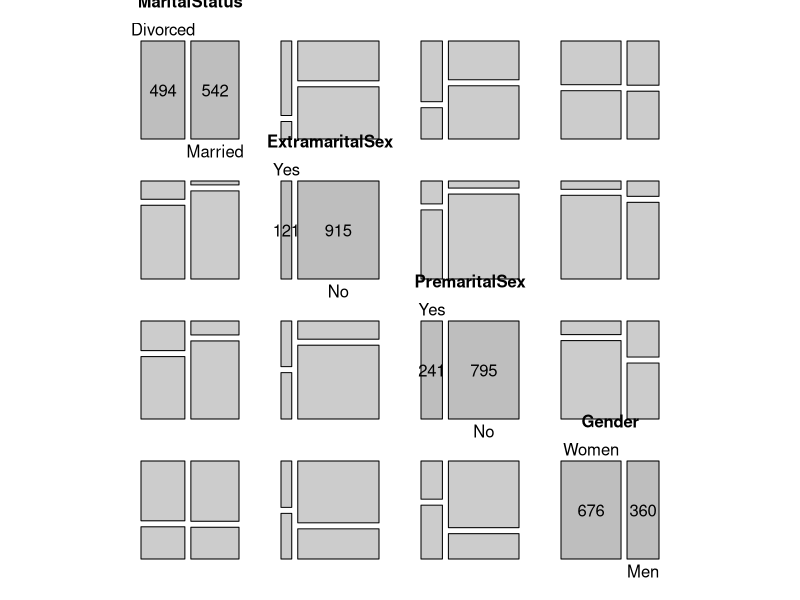
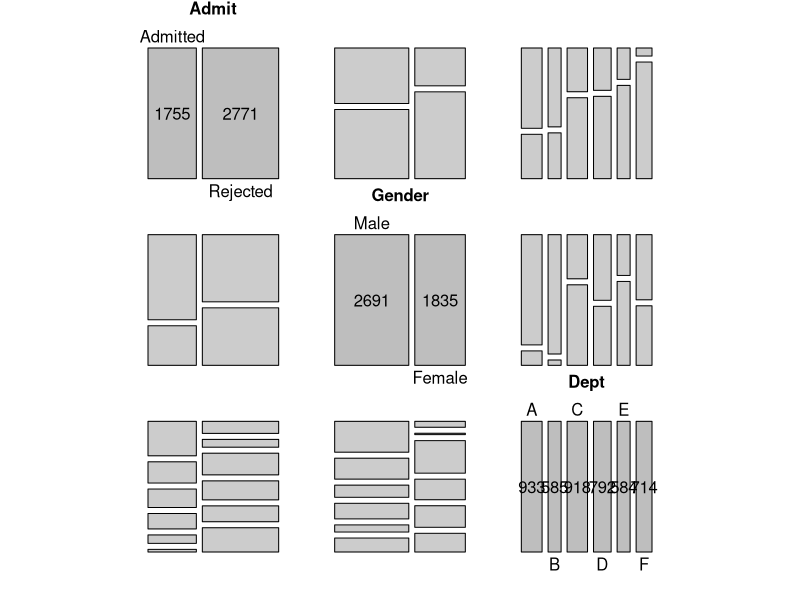
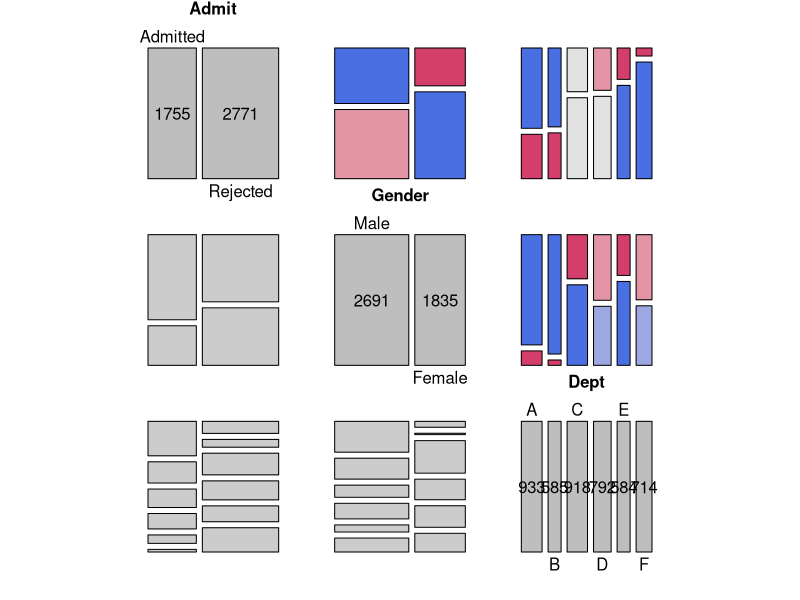
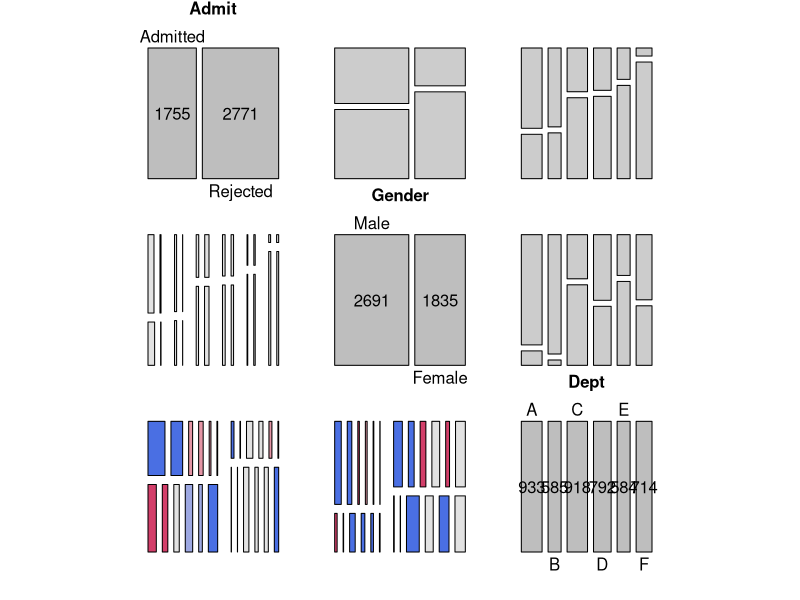
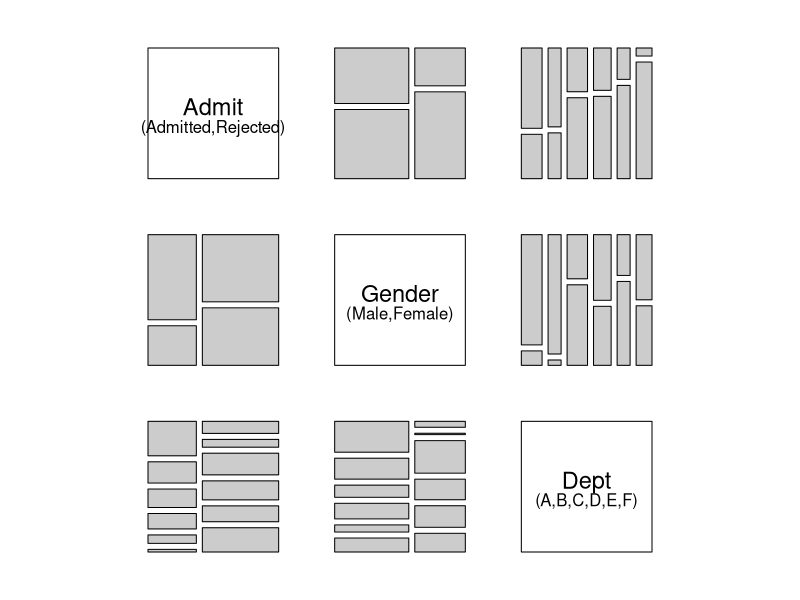
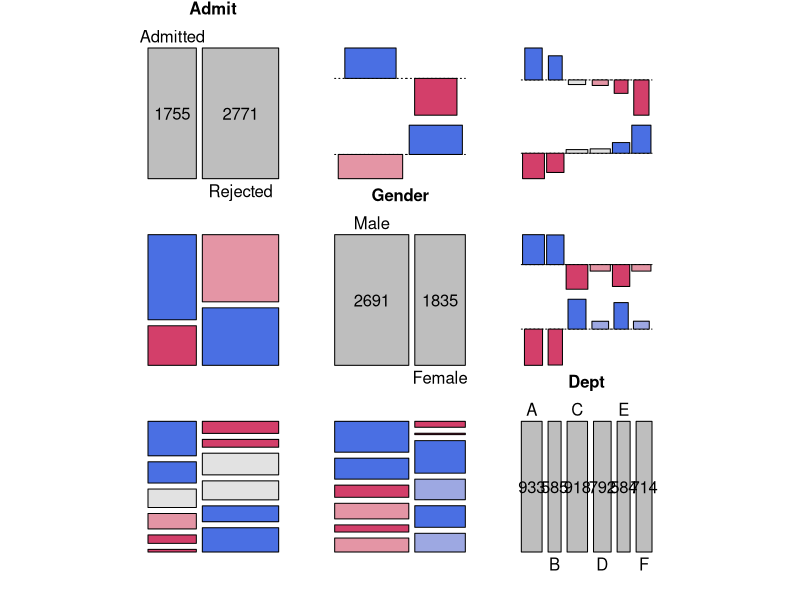
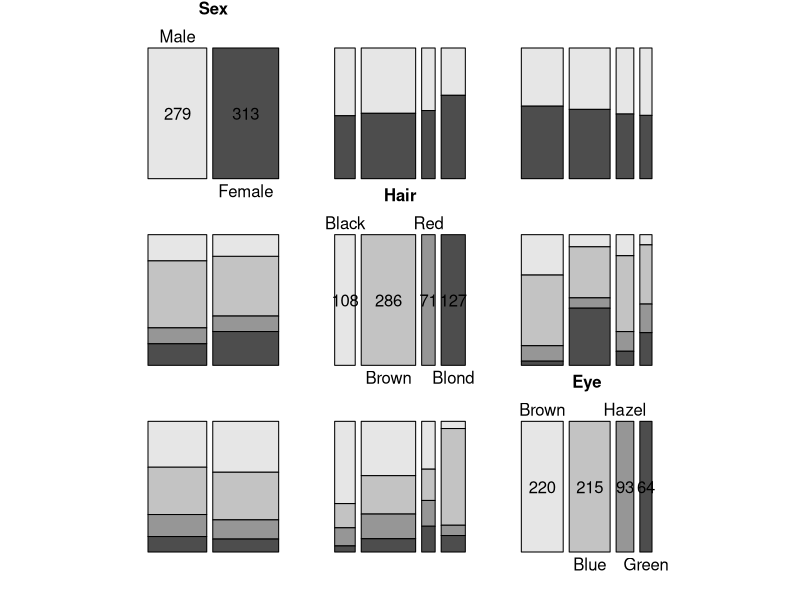
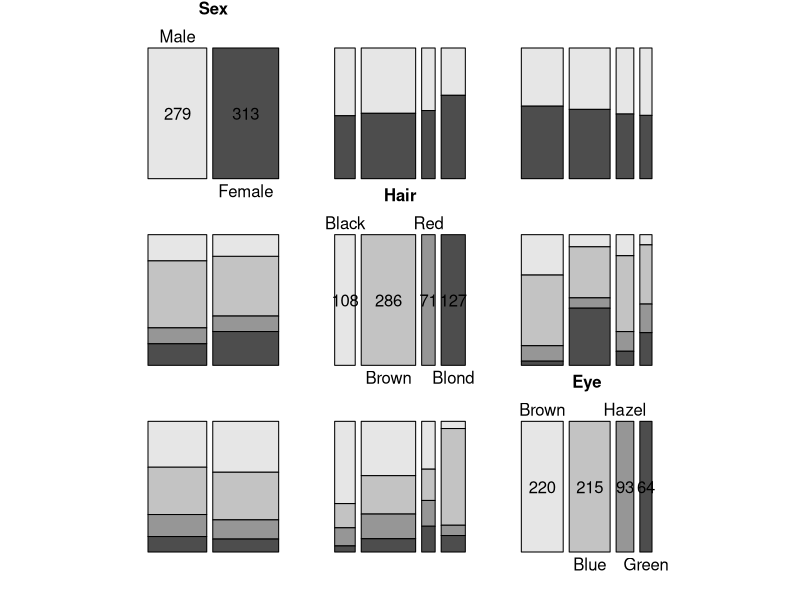

Generate these figures, in order, with R:
library(vcd)


### Name: pairs.table
### Title: Pairs Plot for Contingency Tables
### Aliases: pairs.table pairs.structable
### Keywords: hplot

### ** Examples

data("UCBAdmissions")
data("PreSex")
data(HairEyeColor)
hec = structable(Eye ~ Sex + Hair, data = HairEyeColor)

pairs(PreSex)
pairs(UCBAdmissions)
pairs(UCBAdmissions, upper_panel_args = list(shade = TRUE))
pairs(UCBAdmissions, lower_panel = pairs_mosaic(type = "conditional"))
pairs(UCBAdmissions, diag_panel = pairs_text)
pairs(UCBAdmissions, upper_panel = pairs_assoc, shade = TRUE)
pairs(hec, highlighting = 2, diag_panel_args = list(fill = grey.colors))
pairs(hec, highlighting = 2, diag_panel = pairs_diagonal_mosaic,
           diag_panel_args = list(fill = grey.colors, alternate_labels =TRUE))
